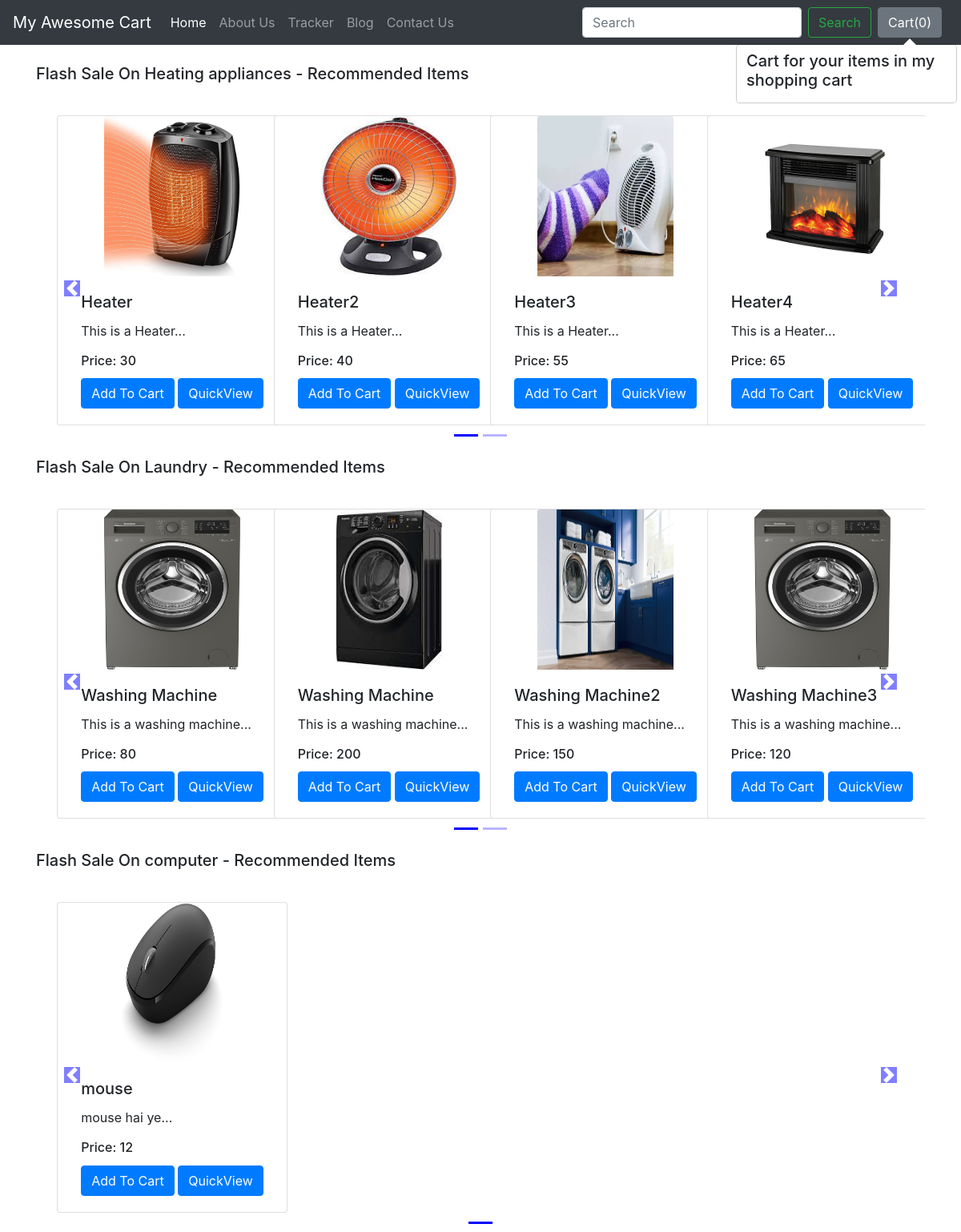
The app's page /shop/ with its own data.
### shop/models.py (models this page shows, shortened)
class Product(models.Model):
    product_id = models.AutoField
    product_name = models.CharField(max_length=50)
    category = models.CharField(max_length=50, default="")
    subcategory = models.CharField(max_length=50, default="")
    price = models.IntegerField(default=0)
    desc = models.CharField(max_length=300)
    pub_date = models.DateField()
    image = models.ImageField(upload_to='shop/images', default="")

### shop/views.py (the view)
# urls.py: path("", views.index, name="blogHome"),
def index(request):
    allProds = []
    catprods = Product.objects.values('category', 'id')
    cats = {item['category'] for item in catprods}
    for cat in cats:
        prod = Product.objects.filter(category=cat)
        n = len(prod)
        nSlides = n // 4 + ceil((n / 4) - (n // 4))
        allProds.append([prod, range(1, nSlides), nSlides])
    params = {'allProds':allProds}
    return render(request, 'shop/index.html', params)

### shop/templates/shop/index.html (shortened to what this page needs)
{% extends 'shop/basic.html' %}
{% block body %}
{% load static %}
<div class="container">
    {% for product, range, nSlides in allProds %}
    <h5 class="my-4">Flash Sale On {{product.0.category}} - Recommended Items</h5>
    <div class="row">
        <div id="demo{{forloop.counter}}" class="col carousel slide my-3" data-ride="carousel">
            <ul class="carousel-indicators">
                <li data-target="#demo{{forloop.counter}}" data-slide-to="0" class="active"></li>
                {% for i in range %}
                <li data-target="#demo{{forloop.parentloop.counter}}" data-slide-to="{{i}}"></li>
                {% endfor %}
            </ul>
            <div class="container carousel-inner no-padding">
                <div class="carousel-item active">
                    {% for i in product %}
                    <div class="col-xs-3 col-sm-3 col-md-3">
                        <div class="card align-items-center" style="width: 18rem;">
                            <img src='/media/{{i.image}}' class="card-img-top" alt="...">
                            <div class="card-body">
                                <h5 class="card-title" id="namepr{{i.id}}">{{i.product_name}}</h5>
                                <p class="card-text">{{i.desc|slice:"0:53"}}...</p>
                                <h6 class="card-title" >Price: <span id="pricepr{{i.id}}">{{i.price}}</span></h6>
                                <span id="divpr{{i.id}}" class="divpr">
                                    <button id="pr{{i.id}}" class="btn btn-primary cart">Add To Cart</button>
                                </span>
                                <a href="/shop/products/{{i.id}}"><button id="qv{{i.id}}" class="btn btn-primary cart">QuickView</button></a>
                            </div>
                        </div>
                    </div>
                    {% if forloop.counter|divisibleby:4 and forloop.counter > 0 and not forloop.last %}
                </div>
                <div class="carousel-item">
                    {% endif %}
                    {% endfor %}
                </div>
            </div>
        </div>
        <a class="carousel-control-prev" href="#demo{{forloop.counter}}" data-slide="prev">
            <span class="carousel-control-prev-icon"></span>
        </a>
        <a class="carousel-control-next" href="#demo{{forloop.counter}}" data-slide="next">
            <span class="carousel-control-next-icon"></span>
        </a>
    </div>
    {% endfor %}
</div>
{% endblock %}

### shop/templates/shop/basic.html (shortened to what this page needs)
<!doctype html>
<html lang="en">
  <head>
    <link rel="stylesheet" href="https://stackpath.bootstrapcdn.com/bootstrap/4.2.1/css/bootstrap.min.css">
  </head>
  <body>
    <nav class="navbar navbar-expand-lg navbar-dark bg-dark">
  <a class="navbar-brand" href="/shop">My Awesome Cart</a>
  <div class="collapse navbar-collapse" id="navbarSupportedContent">
    <ul class="navbar-nav mr-auto">
      <li class="nav-item active">
        <a class="nav-link" href="/shop">Home <span class="sr-only">(current)</span></a>
      </li>
      <li class="nav-item">
        <a class="nav-link" href="/shop/about">About Us</a>
      </li>
      <li class="nav-item">
        <a class="nav-link" href="/shop/tracker">Tracker</a>
      </li>
      <li class="nav-item">
        <a class="nav-link" href="/blog">Blog</a>
      </li>
       <li class="nav-item">
        <a class="nav-link" href="/shop/contact">Contact Us</a>
      </li>
    </ul>
    <form method='get' action='/shop/search/' class="form-inline my-2 my-lg-0">
      <input class="form-control mr-sm-2" type="search" placeholder="Search" aria-label="Search" name="search" id="search">
      <button class="btn btn-outline-success my-2 my-sm-0" type="submit">Search</button>
    </form>
    <button type="button" class="btn btn-secondary mx-2" id="popcart" data-container="body" data-toggle="popover" data-placement="bottom" data-html="true" data-content="Vivamus
sagittis lacus vel augue laoreet rutrum faucibus.">
  Cart(<span id="cart">0</span>)
</button>
  </div>
</nav>
  {% block body %} {% endblock %}
  </body>
</html>

### records on screen
Product: category "Heating appliances", image (picture), product_name "Heater", desc "This is a Heater", price "30"
Product: image (picture), product_name "Heater2", desc "This is a Heater", price "40"
Product: image (picture), product_name "Heater3", desc "This is a Heater", price "55"
Product: image (picture), product_name "Heater4", desc "This is a Heater", price "65"
Product: category "Laundry", image (picture), product_name "Washing Machine", desc "This is a washing machine", price "80"
Product: image (picture), product_name "Washing Machine", desc "This is a washing machine", price "200"
Product: image (picture), product_name "Washing Machine2", desc "This is a washing machine", price "150"
Product: image (picture), product_name "Washing Machine3", desc "This is a washing machine", price "120"
Product: category "computer", image (picture), product_name "mouse", desc "mouse hai ye", price "12"
